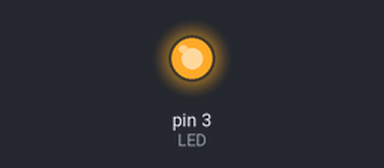
The sketch below on a simulated Arduino Uno, built with avr-gcc and run on an emulated ATmega328P. Shown: output pins drawn as LEDs (lit = HIGH).

Above: at 0.05 s.
At 1.05 s:
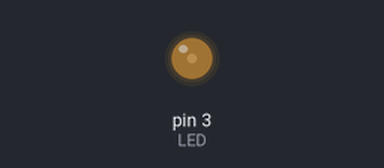
At 1.55 s:
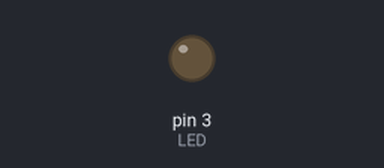
At 3.0 s:
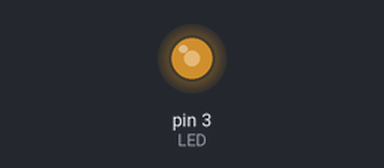
Timing chart, 0 to 8.1 s (numbered marks = the images above):
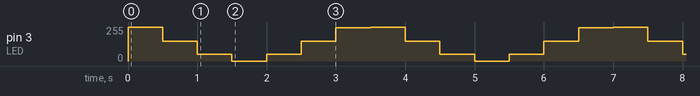

The sketch:

led.ino
```cpp
#define LED 3

void setup() {
  Serial.begin(9600);
  pinMode(LED, OUTPUT);
}

void loop() {
  analogWrite(LED, 255);
  delay(500);
  analogWrite(LED, 150);
  delay(500);
  analogWrite(LED, 50);
  delay(500);
  analogWrite(LED, 0);
  delay(500);
  analogWrite(LED, 50);
  delay(500);
  analogWrite(LED, 150);
  delay(500);
  analogWrite(LED, 250);
  delay(500);

  /*digitalWrite(LED, HIGH);
  delay(500);
  digitalWrite(LED, LOW);
  delay(500);*/
}
```

Measured:
- by itself, pin 3 (LED): repeats every 3.5 s: 150/255 0.50 s, 50/255 0.50 s, 0/255 0.50 s, 50/255 0.50 s, 150/255 0.50 s, 250/255 0.50 s, 255/255 0.50 s
